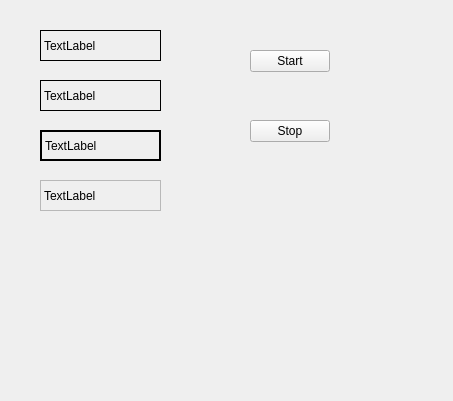
<?xml version="1.0" encoding="UTF-8"?>
<ui version="4.0">
 <class>Widget</class>
 <widget class="QWidget" name="Widget">
  <property name="geometry">
   <rect>
    <x>0</x>
    <y>0</y>
    <width>453</width>
    <height>401</height>
   </rect>
  </property>
  <property name="windowTitle">
   <string>Widget</string>
  </property>
  <widget class="QLabel" name="label">
   <property name="geometry">
    <rect>
     <x>40</x>
     <y>30</y>
     <width>121</width>
     <height>31</height>
    </rect>
   </property>
   <property name="frameShape">
    <enum>QFrame::Box</enum>
   </property>
   <property name="text">
    <string>TextLabel</string>
   </property>
  </widget>
  <widget class="QLabel" name="label_2">
   <property name="geometry">
    <rect>
     <x>40</x>
     <y>80</y>
     <width>121</width>
     <height>31</height>
    </rect>
   </property>
   <property name="frameShape">
    <enum>QFrame::Panel</enum>
   </property>
   <property name="text">
    <string>TextLabel</string>
   </property>
  </widget>
  <widget class="QLabel" name="label_3">
   <property name="geometry">
    <rect>
     <x>40</x>
     <y>130</y>
     <width>121</width>
     <height>31</height>
    </rect>
   </property>
   <property name="frameShape">
    <enum>QFrame::WinPanel</enum>
   </property>
   <property name="text">
    <string>TextLabel</string>
   </property>
  </widget>
  <widget class="QLabel" name="label_4">
   <property name="geometry">
    <rect>
     <x>40</x>
     <y>180</y>
     <width>121</width>
     <height>31</height>
    </rect>
   </property>
   <property name="frameShape">
    <enum>QFrame::StyledPanel</enum>
   </property>
   <property name="text">
    <string>TextLabel</string>
   </property>
  </widget>
  <widget class="QPushButton" name="btnStart">
   <property name="geometry">
    <rect>
     <x>250</x>
     <y>50</y>
     <width>80</width>
     <height>22</height>
    </rect>
   </property>
   <property name="text">
    <string>Start</string>
   </property>
  </widget>
  <widget class="QPushButton" name="btnStop">
   <property name="geometry">
    <rect>
     <x>250</x>
     <y>120</y>
     <width>80</width>
     <height>22</height>
    </rect>
   </property>
   <property name="text">
    <string>Stop</string>
   </property>
  </widget>
 </widget>
 <resources/>
 <connections/>
</ui>
